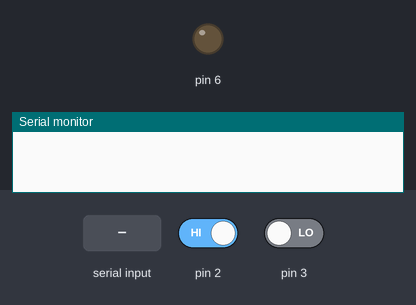
This sketch was run on a simulated Arduino Uno, built with avr-gcc and run on an emulated ATmega328P. Parts: output pins drawn as LEDs (lit = HIGH), the last lines printed to the serial monitor. The test bench sets the inputs (shaded band); at power-on: pin 2 HIGH, pin 3 LOW.

Above: at 1.2 s.
1.3 s: "o" received over Serial
At 1.8 s:
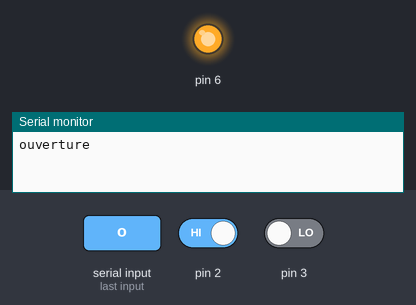
3.8 s: pin 2 driven LOW
5.3 s: pin 3 driven HIGH
Timing chart, 0 to 8.3 s (numbered marks = the images above; inputs shaded):
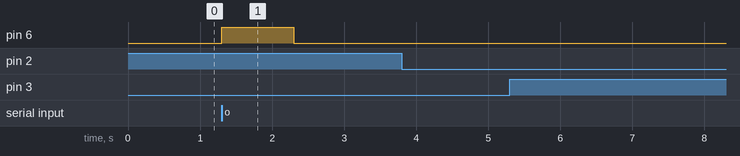

Measured:
- after the input at 1.3 s, pin 6: LOW → HIGH at once, → LOW 1.0 s later

The sketch:

boite.ino
```cpp
volatile bool val = false;
volatile bool val1 = false;
bool preced = false;

int cpt = 0;
void setup(void) {
    Serial.begin(9600);
    attachInterrupt(digitalPinToInterrupt(2),ouverture,FALLING);
    attachInterrupt(digitalPinToInterrupt(3),fermeture,RISING);
    pinMode(2,INPUT);
    pinMode(3,INPUT);
    pinMode(6,OUTPUT);
    digitalWrite(6, LOW);
}

void loop() {

  if(int(Serial.read()) == 'o'){
     Serial.println("ouverture");
     digitalWrite(6, HIGH);
     delay(1000);
     digitalWrite(6,LOW);
  }


  if(val){
    if(!preced){
      Serial.println("{\"ouverture\":true}");
      preced = true;
    }

    val = false;
  }

  if(val1){
    if(preced){
      Serial.println("{\"ouverture\":false}");
      preced = false;
    }

    val1 = false;
  }


};


void ouverture(){
  val = true;
}

void fermeture(){
  val1 = true;
}
```
